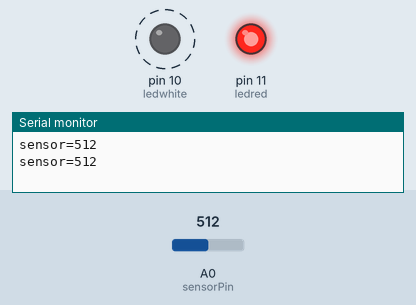
A sketch run on a simulated Arduino Uno, built with avr-gcc and run on an emulated ATmega328P. On the bench: output pins drawn as LEDs (lit = HIGH), the last lines printed to the serial monitor. Dashed ring = blinking. The inputs (shaded band) are chosen by the test bench; at power-on: A0 (sensorPin) = 512. Pins used as bus, display or sensor lines are not drawn.

Above: at 2.3 s.
2.4 s: A0 (sensorPin) set to 491
At 4.4 s:
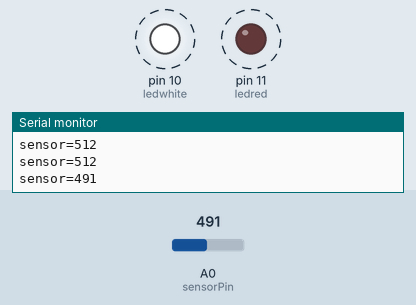
7.4 s: A0 (sensorPin) set to 510
12.4 s: A0 (sensorPin) set to 490
At 14.9 s:
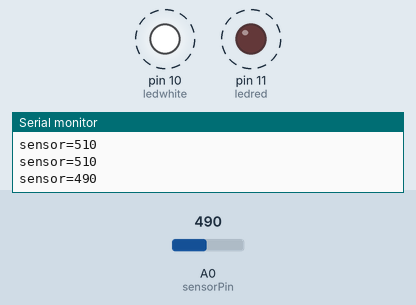
Timing chart, 0 to 23.4 s (numbered marks = the images above; inputs shaded):
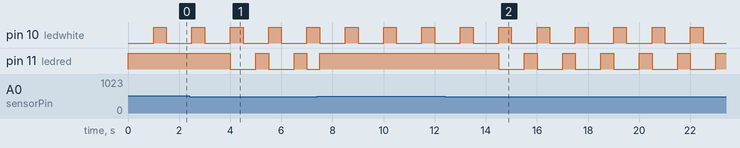

The sketch:

water.ino
```cpp
int sensorPin = A0;
int sensorValue = 0;
int ledred = 11;
int ledwhite = 10;

void setup() {
  // put your setup code here, to run once:
  Serial.begin(9600);
  pinMode(ledred, OUTPUT);
  pinMode(ledwhite, OUTPUT);
  pinMode(sensorValue, OUTPUT);

}

void loop() {
  Serial.print("sensor=");
  sensorValue = analogRead(sensorPin);
  Serial.println(sensorValue);
  if (sensorValue > 500)
    digitalWrite(ledred, HIGH);
  digitalWrite(ledwhite, LOW);
  digitalWrite(sensorValue, LOW);
  delay(500);
  if (sensorValue < 500)
    digitalWrite(ledred, HIGH);
  digitalWrite(ledwhite, LOW);
  digitalWrite(sensorValue, HIGH);
  delay(500);
  if (sensorValue > 350 && sensorValue < 500)
    digitalWrite(ledred, LOW);
  digitalWrite(ledwhite, HIGH);
  digitalWrite(sensorValue, LOW);
  delay(500);
}
```

Measured:
- the behaviour switches between 500 and 499 on A0 (sensorPin) (found by bisection; images 0 and 1)
- after the input at 2.4 s, pin 11 (ledred): alternates HIGH for 0.50 s and LOW for 1.0 s, starting after 1.6 s
- after the input at 12.4 s, pin 11 (ledred): alternates HIGH for 0.50 s and LOW for 1.0 s, starting after 2.1 s
- by itself, pin 10 (ledwhite): alternates HIGH for 0.50 s and LOW for 1.0 s
